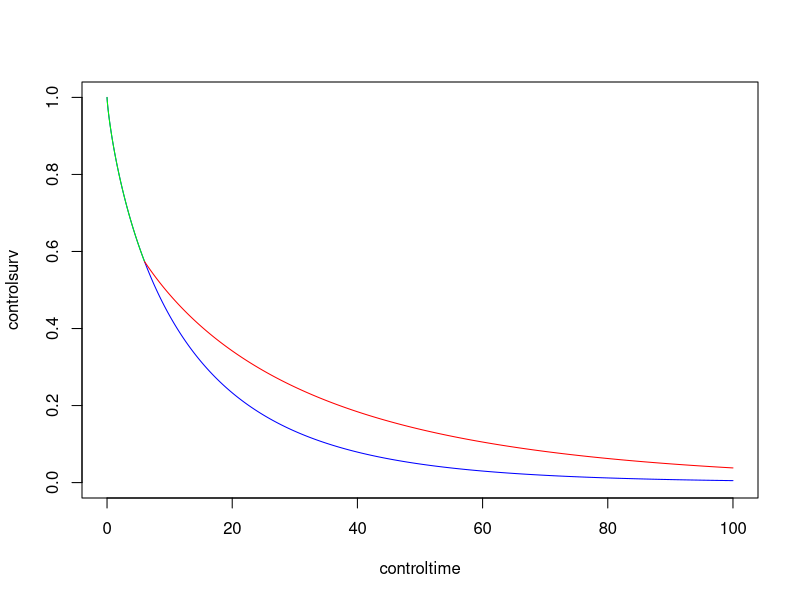

Generate this figure with R: (Note: a time limit stopped this script after it produced the figure.)

####
#Looking at stopping for futility in the case we have
####

library(survival)
#Start off with traditional power


#We assume the following parameters for our model
lambda2 <- 0.08
gamma2 <- 0.8
lambda1 <- 0.04
gamma1 <- 0.8

#Draw the control curve
controltime <- seq(0, 100, by=0.01)
controlsurv <- exp(-(lambda2*controltime)^gamma2)
plot(controltime, controlsurv, type="l", col="blue", ylim=c(0,1))

#We assume that the delay is 3 months
bigT <- 6

#Draw the delay curve
delaytime <- seq(0, bigT, by=0.01)
delaysurv <- exp(-(lambda2*delaytime)^gamma2)
lines(delaytime, delaysurv, type="l", col="green")

#Draw the treatment curve
treatmenttime <- seq(bigT, 100 , by=0.01)
treatmentsurv <- exp(-(lambda2*bigT)^gamma2-lambda1^gamma1*(treatmenttime^gamma1-bigT^gamma1))
lines(treatmenttime, treatmentsurv, type="l", col="red")

#So we have no uncertainty about our parameters here
#Can we construct a power curve for this setup?

powerfunc <- function(n1, n2){
  powervec <- rep(NA, 1000)
  for (i in 1:1000){
    controldata <- data.frame(time = rweibull(n1, gamma2, 1/lambda2))
    
    CP <- exp(-(lambda2*bigT)^gamma2)[[1]]
    u <- runif(n2)
    
    suppressWarnings(z <- ifelse(u>CP, (1/lambda2)*exp(1/gamma2*log(-log(u))), exp((1/gamma1)*log(1/(lambda1^gamma1)*(-log(u)-(lambda2*bigT)^gamma2+lambda1^gamma1*bigT*gamma1)))))
    
    DataCombined <- data.frame(time = c(controldata$time, z),
                               group = c(rep("Control", n1), rep("Treatment", n2)))
    
    test <- survdiff(Surv(time)~group, data = DataCombined)
    powervec[i] <- test$chisq > qchisq(0.95, 1)
  }
  return(mean(powervec))
}


n1vec <- seq(10, 500, by=20)
n2vec <- seq(10, 500, by=20)
powervec <- rep(NA, length(n1vec))
for (j in 1:length(n1vec)){
  powervec[j] <- powerfunc(n1vec[j], n2vec[j])
}

nvec <- n1vec+n2vec
powersmooth <- loess(powervec~nvec)

plot(nvec, predict(powersmooth), ylim=c(0,1), ylab = "Power", xlab="Total sample size", type="l")

#How would we stop for futility in this scenario?
#We could take the results so far, calculate the hazard ratio post-treatment and simulate data according to this hazard ratio
#We need to have already gone past the delay
#We then calculate conditional power according to these simulated observations
#If CP lower than 0.1, say, we stop for futility
#We base on events rather than sample size

#Lets assume we have an interim look at 10 
